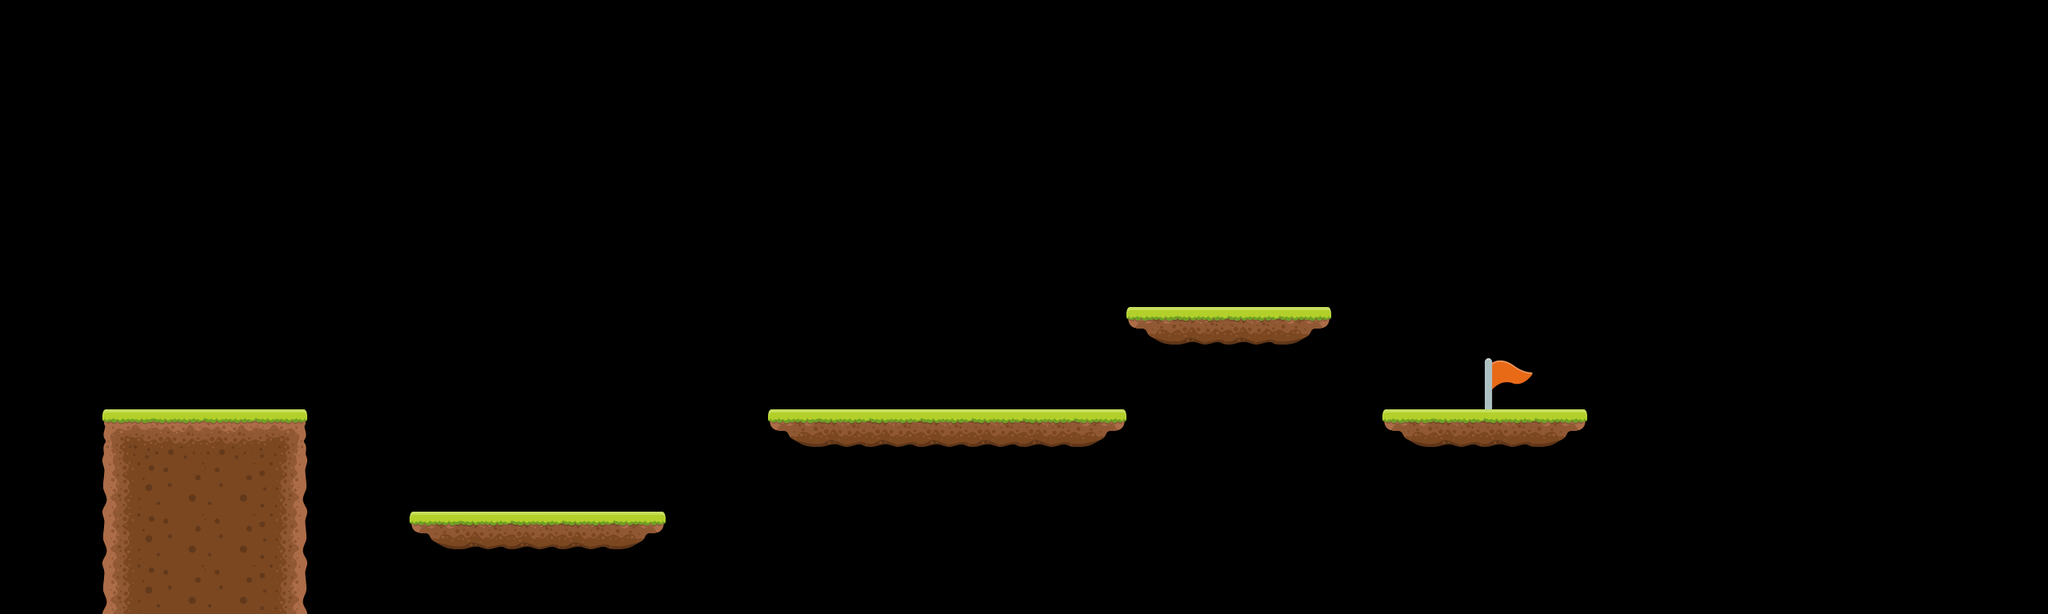

Tiled map render using the project's own tile images. Description and the whole map definition, tile-layer contents included, below:
An orthogonal 40x12 tile map with 64x64 px tiles, 1 tile layer (Tile Layer 1), 2 tilesets and 9 objects.

<map version="1.10" tiledversion="1.11.1" orientation="orthogonal" renderorder="right-down" width="40" height="12" tilewidth="64" tileheight="64" infinite="0" nextlayerid="6" nextobjectid="23">
 <editorsettings>
  <export target="level2.lua" format="lua" />
 </editorsettings>
 <tileset firstgid="1" name="platformer" tilewidth="64" tileheight="64" tilecount="9" columns="3">
  <image source="tileset.png" width="192" height="192" />
 </tileset>
 <tileset firstgid="10" name="flag" tilewidth="64" tileheight="64" tilecount="1" columns="1">
  <image source="../flag.png" width="64" height="64" />
 </tileset>
 <layer id="1" name="Tile Layer 1" width="40" height="12">
  <data encoding="csv">
0,0,0,0,0,0,0,0,0,0,0,0,0,0,0,0,0,0,0,0,0,0,0,0,0,0,0,0,0,0,0,0,0,0,0,0,0,0,0,0,
0,0,0,0,0,0,0,0,0,0,0,0,0,0,0,0,0,0,0,0,0,0,0,0,0,0,0,0,0,0,0,0,0,0,0,0,0,0,0,0,
0,0,0,0,0,0,0,0,0,0,0,0,0,0,0,0,0,0,0,0,0,0,0,0,0,0,0,0,0,0,0,0,0,0,0,0,0,0,0,0,
0,0,0,0,0,0,0,0,0,0,0,0,0,0,0,0,0,0,0,0,0,0,0,0,0,0,0,0,0,0,0,0,0,0,0,0,0,0,0,0,
0,0,0,0,0,0,0,0,0,0,0,0,0,0,0,0,0,0,0,0,0,0,0,0,0,0,0,0,0,0,0,0,0,0,0,0,0,0,0,0,
0,0,0,0,0,0,0,0,0,0,0,0,0,0,0,0,0,0,0,0,0,0,0,0,0,0,0,0,0,0,0,0,0,0,0,0,0,0,0,0,
0,0,0,0,0,0,0,0,0,0,0,0,0,0,0,0,0,0,0,0,0,0,7,8,8,9,0,0,0,0,0,0,0,0,0,0,0,0,0,0,
0,0,0,0,0,0,0,0,0,0,0,0,0,0,0,0,0,0,0,0,0,0,0,0,0,0,0,0,0,10,0,0,0,0,0,0,0,0,0,0,
0,0,1,2,2,3,0,0,0,0,0,0,0,0,0,7,8,8,8,8,8,9,0,0,0,0,0,7,8,8,9,0,0,0,0,0,0,0,0,0,
0,0,4,5,5,6,0,0,0,0,0,0,0,0,0,0,0,0,0,0,0,0,0,0,0,0,0,0,0,0,0,0,0,0,0,0,0,0,0,0,
0,0,4,5,5,6,0,0,7,8,8,8,9,0,0,0,0,0,0,0,0,0,0,0,0,0,0,0,0,0,0,0,0,0,0,0,0,0,0,0,
0,0,4,5,5,6,0,0,0,0,0,0,0,0,0,0,0,0,0,0,0,0,0,0,0,0,0,0,0,0,0,0,0,0,0,0,0,0,0,0
</data>
 </layer>
 <objectgroup id="4" name="Flag">
  <object id="21" x="1856" y="448" width="64" height="64" />
 </objectgroup>
 <objectgroup id="5" name="Start">
  <object id="22" x="192" y="448" width="64" height="64" />
 </objectgroup>
 <objectgroup id="3" name="Enemies">
  <object id="17" x="768" y="576" width="64" height="64" />
  <object id="18" x="1152" y="448" width="64" height="64" />
 </objectgroup>
 <objectgroup id="2" name="platforms">
  <object id="4" x="128" y="512" width="256.36" height="63.6302" rotation="0.325956" />
  <object id="5" x="512" y="640" width="320" height="64" />
  <object id="8" x="1408" y="384" width="256" height="64" />
  <object id="14" x="960" y="512" width="448" height="64" />
  <object id="20" x="1728" y="512" width="256" height="64" />
 </objectgroup>
</map>
